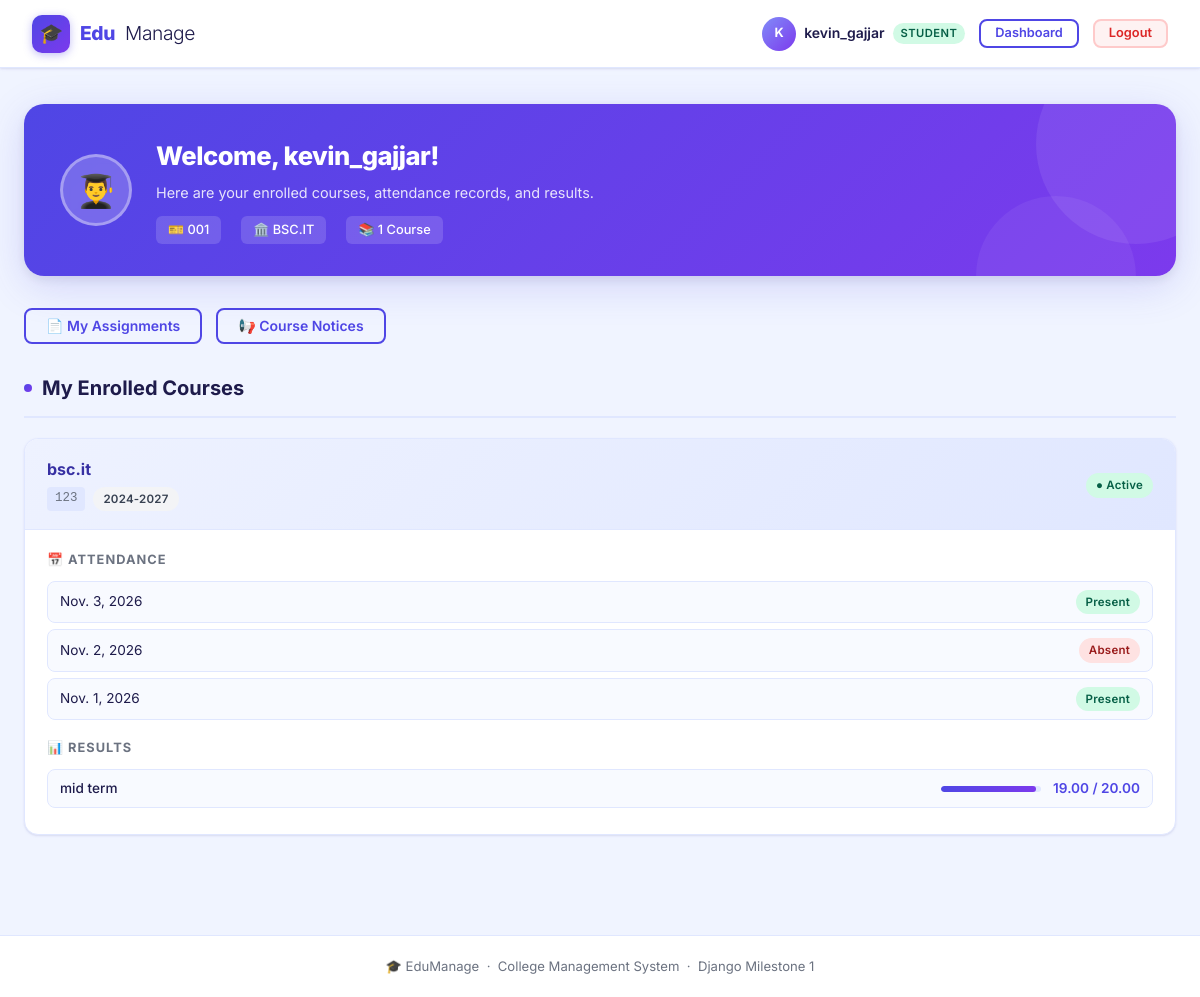
The app's page /student/dashboard/ (signed in) with its own data.
### academics/models.py (models this page shows, shortened)
class Student(models.Model):
    user = models.OneToOneField(
        settings.AUTH_USER_MODEL,
        on_delete=models.PROTECT,
        related_name="student_profile",
    )
    roll_number = models.CharField(max_length=20, unique=True)
    department = models.ForeignKey(
        Department,
        on_delete=models.PROTECT,
        related_name="students",
    )
    admission_date = models.DateField(auto_now_add=True)
    class Meta:
        ordering = ["roll_number"]

class Department(models.Model):
    name = models.CharField(max_length=100, unique=True)
    code = models.CharField(max_length=10, unique=True)
    description = models.TextField(blank=True)
    class Meta:
        ordering = ["name"]

class Enrollment(models.Model):
    class Status(models.TextChoices):
        ACTIVE = "active", "Active"
        COMPLETED = "completed", "Completed"
        WITHDRAWN = "withdrawn", "Withdrawn"
    student = models.ForeignKey(
        Student,
        on_delete=models.PROTECT,
        related_name="enrollments",
    )
    course = models.ForeignKey(
        Course,
        on_delete=models.PROTECT,
        related_name="enrollments",
    )
    academic_year = models.CharField(
        max_length=9,
        help_text="Example: 2026-2027",
    )
    enrolled_on = models.DateField(auto_now_add=True)
    status = models.CharField(
        max_length=10,
        choices=Status.choices,
        default=Status.ACTIVE,
    )
    class Meta:
        ordering = ["academic_year", "student__roll_number"]
        constraints = [
            models.UniqueConstraint(
                fields=["student", "course", "academic_year"],
                name="unique_student_course_year",
            )
        ]

class Course(models.Model):
    name = models.CharField(max_length=100)
    code = models.CharField(max_length=12, unique=True)
    department = models.ForeignKey(
        Department,
        on_delete=models.PROTECT,
        related_name="courses",
    )
    duration_years = models.PositiveSmallIntegerField(
        default=3,
        validators=[MinValueValidator(1), MaxValueValidator(6)],
    )
    class Meta:
        ordering = ["name"]

class Attendance(models.Model):
    class Status(models.TextChoices):
        PRESENT = "present", "Present"
        ABSENT = "absent", "Absent"
        LATE = "late", "Late"
        EXCUSED = "excused", "Excused"
    enrollment = models.ForeignKey(
        Enrollment,
        on_delete=models.PROTECT,
        related_name="attendance_records",
    )
    attendance_date = models.DateField()
    status = models.CharField(
        max_length=10,
        choices=Status.choices,
    )
    remarks = models.TextField(blank=True)
    class Meta:
        ordering = ["-attendance_date", "enrollment"]
        constraints = [
            models.UniqueConstraint(
                fields=["enrollment", "attendance_date"],
                name="uniq_attendance_enroll_day",
            )
        ]

class Result(models.Model):
    enrollment = models.ForeignKey(
        Enrollment,
        on_delete=models.PROTECT,
        related_name="results",
    )
    assessment = models.ForeignKey(
        Assessment,
        on_delete=models.PROTECT,
        related_name="results",
    )
    marks_obtained = models.DecimalField(
        max_digits=7,
        decimal_places=2,
        validators=[MinValueValidator(0)],
    )
    remarks = models.TextField(blank=True)
    class Meta:
        constraints = [
            models.UniqueConstraint(
                fields=["enrollment", "assessment"],
                name="uniq_result_enrollment_exam",
            )
        ]

class Assessment(models.Model):
    course = models.ForeignKey(
        Course,
        on_delete=models.PROTECT,
        related_name="assessments",
    )
    title = models.CharField(max_length=100)
    exam_date = models.DateField()
    max_marks = models.DecimalField(
        max_digits=7,
        decimal_places=2,
        validators=[MinValueValidator(1)],
    )
    class Meta:
        ordering = ["-exam_date", "title"]

### core/views.py (the view)
# urls.py: path("student/dashboard/", views.student_dashboard, name="student_dashboard"),
@login_required
def student_dashboard(request):
    try:
        student = request.user.student_profile
    except Student.DoesNotExist:
        raise PermissionDenied
    enrollments = (
    student.enrollments
    .select_related("course")
    .prefetch_related("attendance_records", "results__assessment")
)
    return render(
        request,
        "core/student_dashboard.html",
        {
            "student": student,
            "enrollments": enrollments,
        },
    )

### core/templates/core/student_dashboard.html (shortened to what this page needs)
{% extends "base.html" %}
{% block content %}
<div class="page-content">
  <div class="welcome-banner">
    <div class="welcome-avatar">👨‍🎓</div>
    <div class="welcome-text">
      <h1>Welcome, {{ student.user.get_full_name|default:student.user.username }}!</h1>
      <p>Here are your enrolled courses, attendance records, and results.</p>
      <div class="welcome-meta">
        <div class="welcome-meta-item">🎫 {{ student.roll_number }}</div>
        <div class="welcome-meta-item">🏛️ {{ student.department.name }}</div>
        <div class="welcome-meta-item">📚 {{ enrollments|length }} Course{{ enrollments|length|pluralize }}</div>
      </div>
    </div>
  </div>
  <div class="quick-links" style="margin-bottom:28px;">
    <a href="{% url 'student_assignments' %}" class="btn btn-outline">📄 My Assignments</a>
    <a href="{% url 'student_notices' %}" class="btn btn-outline">📢 Course Notices</a>
  </div>
  <h2 class="section-heading"><span class="dot"></span> My Enrolled Courses</h2>
  {% if enrollments %}
  <div style="display:flex;flex-direction:column;gap:20px;">
    {% for enrollment in enrollments %}
    <div class="enrollment-card" style="animation-delay:{{ forloop.counter0 }}00ms">
      <div class="enrollment-card-header">
        <div>
          <div class="enrollment-course-name">{{ enrollment.course.name }}</div>
          <div style="display:flex;align-items:center;gap:8px;margin-top:4px;">
            <span class="enrollment-course-code">{{ enrollment.course.code }}</span>
            <span class="badge badge-neutral">{{ enrollment.academic_year }}</span>
          </div>
        </div>
        <div>
          {% if enrollment.status == 'active' %}
            <span class="badge badge-success">● Active</span>
          {% elif enrollment.status == 'completed' %}
            <span class="badge badge-info">✓ Completed</span>
          {% else %}
            <span class="badge badge-danger">Withdrawn</span>
          {% endif %}
        </div>
      </div>
      <div class="enrollment-card-body">
        <div class="enrollment-sub-section">
          <div class="enrollment-sub-title">📅 Attendance</div>
          {% if enrollment.attendance_records.all %}
            {% for record in enrollment.attendance_records.all|slice:":5" %}
            <div class="att-record">
              <span>{{ record.attendance_date }}</span>
              <div style="display:flex;align-items:center;gap:8px;">
                {% if record.status == 'present' %}
                  <span class="badge badge-success">Present</span>
                {% elif record.status == 'absent' %}
                  <span class="badge badge-danger">Absent</span>
                {% elif record.status == 'late' %}
                  <span class="badge badge-warning">Late</span>
                {% else %}
                  <span class="badge badge-neutral">Excused</span>
                {% endif %}
              </div>
            </div>
            {% endfor %}
          {% else %}
            <p style="font-size:.85rem;color:var(--text-muted);padding:10px 0;">Abhi koi attendance record nahi hai.</p>
          {% endif %}
        </div>
        <div class="enrollment-sub-section" style="margin-bottom:0;">
          <div class="enrollment-sub-title">📊 Results</div>
          {% if enrollment.results.all %}
            {% for result in enrollment.results.all %}
            <div class="result-record">
              <span style="font-weight:500;">{{ result.assessment.title }}</span>
              <div style="display:flex;align-items:center;gap:12px;">
                <div class="score-bar-wrap">
                  <div class="score-bar" style="width:{% widthratio result.marks_obtained result.assessment.max_marks 100 %}%"></div>
                </div>
                <span style="font-size:.85rem;font-weight:600;color:var(--primary);">
                  {{ result.marks_obtained }} / {{ result.assessment.max_marks }}
                </span>
              </div>
            </div>
            {% endfor %}
          {% else %}
            <p style="font-size:.85rem;color:var(--text-muted);padding:10px 0;">Abhi koi result record nahi hai.</p>
          {% endif %}
        </div>
      </div>
    </div>
    {% endfor %}
  </div>
  {% else %}
  <div class="empty-state">
    <div class="empty-icon">📭</div>
    <h3>No Enrollments Yet</h3>
    <p>Contact the admin to enroll in a course.</p>
  </div>
  {% endif %}
</div>
{% endblock %}

### core/templates/base.html (shortened to what this page needs)
{% load static %}
<!doctype html>
<html lang="en">
<head>
  <link rel="stylesheet" href="{% static 'core/site.css' %}">
</head>
<body>
  <nav class="navbar">
    <a href="{% url 'home' %}" class="navbar-logo">
      <div class="logo-icon">🎓</div>
      Edu<span>Manage</span>
    </a>
    <div class="nav-actions">
      {% if user.is_authenticated %}
        <div class="nav-user">
          <div class="nav-avatar">
            {{ user.get_full_name|default:user.username|slice:":1"|upper }}
          </div>
          <div>
            <div style="font-weight:600;color:var(--text);font-size:.875rem;">
              {{ user.get_full_name|default:user.username }}
            </div>
          </div>
          {% if user.teacher_profile %}
            <span class="nav-role-badge teacher">Teacher</span>
          {% elif user.student_profile %}
            <span class="nav-role-badge student">Student</span>
          {% endif %}
        </div>
        {% if user.teacher_profile %}
          <a href="{% url 'teacher_dashboard' %}" class="btn btn-outline btn-sm">Dashboard</a>
        {% elif user.student_profile %}
          <a href="{% url 'student_dashboard' %}" class="btn btn-outline btn-sm">Dashboard</a>
        {% endif %}
        <form method="post" action="{% url 'logout' %}" style="margin:0;">
          <button type="submit" class="btn btn-danger btn-sm">Logout</button>
        </form>
      {% else %}
        <a href="{% url 'login' %}" class="btn btn-primary" id="navbar-login-btn">🔐 Login</a>
      {% endif %}
    </div>
  </nav>
  {% block content %}{% endblock %}
  <footer class="footer">
    <p>🎓 EduManage &nbsp;·&nbsp; College Management System &nbsp;·&nbsp; Django Milestone 1</p>
  </footer>
</body>
</html>

### records on screen
Student: user.get_full_name "kevin_gajjar", roll_number "001", department.name "BSC.IT"
Enrollment: course.name "bsc.it", course.code "123", academic_year "2024-2027", status "● Active"
Attendance: attendance_date "Nov. 3, 2026", status "Present"
Attendance: attendance_date "Nov. 2, 2026", status "Absent"
Attendance: attendance_date "Nov. 1, 2026", status "Present"
Result: assessment "mid term", marks_obtained "19.00", assessment.max_marks "20.00"

### other values on screen
{{ user.get_full_name|default:user.username|slice:":1"|upper }} "K"
{{ user.get_full_name|default:user.username }} "kevin_gajjar"
{{ enrollments|length }} "1"
